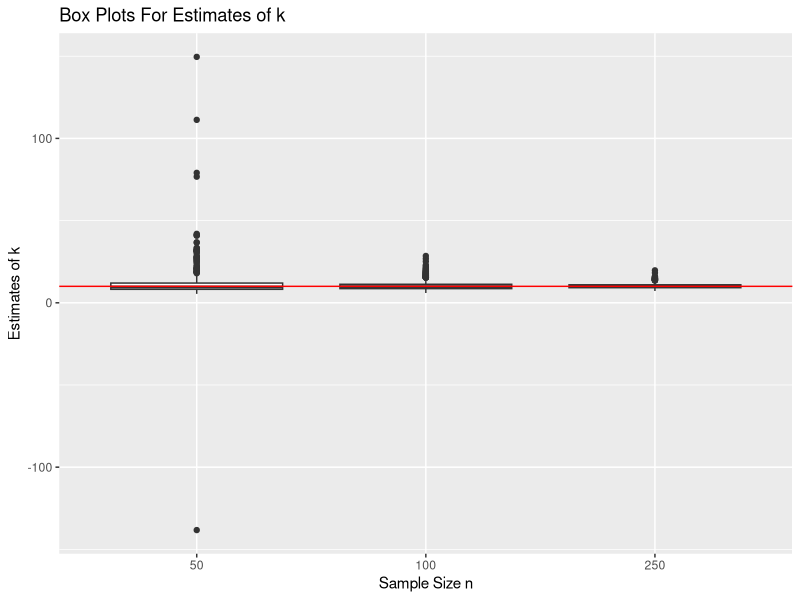
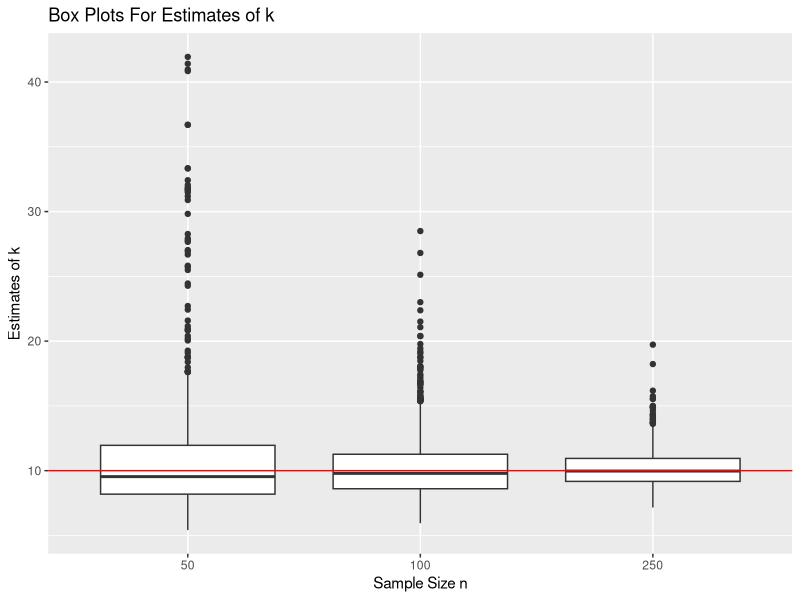
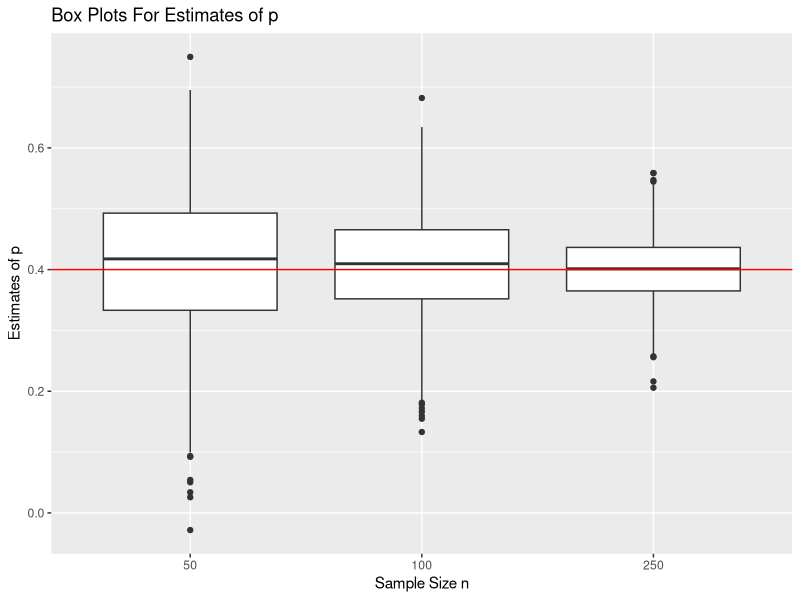

The R source for these figures, in order:
## ---- chunk 1
knitr::opts_chunk$set(echo = TRUE)
## ---- chunk 2
n=50 #50 observations in the sample
srand= rbinom(50,10,0.4) #generate the random sample
## ---- chunk 3
#The function takes in a sample vector.
estimates = function(sinput){
  n=length(srand) #size of sample
  smean=mean(sinput) #mean of sample
  sumdiff=sum((sinput-smean)^2) #The sum of the squared difference between the x values and the mean
 khat=(smean^2)/(smean-(1/n)*sumdiff) #estimate of k
 phat=smean/khat #estimate of p
 
return(c(khat,phat)) #To return estimates of k and p 
}
estimates(srand) #Test the function
## ---- chunk 4
N=1000 #1000 samples
n=50 #50 observations per sample
srand=rbinom(1000*50,10,0.4) #generate the random sample
#My steps for solving this problem are to place the random sample vector into
#a 50 by 1000 matrix. Ultimately, we can use the apply function to get values 
#from the columns. Each column represents a sample with 50 observations. There are
#1000 columns.
sampmatrix=matrix(srand,50,1000) 
#I used a function to find the sum of the squared difference between 
#the values and the column means.
#This function is utilized in the apply function for the columns.
sumdiff=function(values){
  valmeans=mean(values)
  sumdiffvals=sum((values-valmeans)^2) 
  return(sumdiffvals)
}

estimates2 = function(sampmatrix){
    smeans=apply(sampmatrix,2,mean)#mean of all 1000 samples
    sumdiffs=apply(sampmatrix,2,sumdiff) 
    #  sumdiffs is the sum of the squared difference between the x values and 
    #the mean for all columns
    khat=(smeans^2)/(smeans-(1/n)*sumdiffs) #estimates of k
    phat=smeans/khat #estimates of p
    return(cbind(khat,phat)) #To return estimates of k and p 
}
estimate.mat=estimates2(sampmatrix)
#Show the number of estimates and the first 10 outputs:
dim(estimate.mat)[1]
estimate.mat[1:10,]
## ---- chunk 5
#When n=100:
n=100
srand=rbinom(N*n,10,0.4) #Generate random values
sampmatrix2=matrix(srand,n,N) #Create the sample matrix
estimate.mat2=estimates2(sampmatrix2)
#Show the number of estimates and the first 10 outputs:
dim(estimate.mat2)[1]
estimate.mat2[1:10,]
#When n=250:
N=1000
n=250
srand=rbinom(N*n,10,0.4)
sampmatrix3=matrix(srand,n,N)
estimate.mat3=estimates2(sampmatrix3)
#Show the number of estimates and the first 10 outputs:
dim(estimate.mat3)[1]
estimate.mat3[1:10,]
## ---- chunk 6
#First, we start with n=50.
#To the find the bias, we should find the expected value of khat and subtract 
#the true value of khat.
#To find MSE, we add the bias squared and the variance of the estimator.
#For this problem, I will use a function to caluculate the bias and
#mean squared error for khat and phat. The function will take in the
#1000 by 2 matrix of estimates for k and p. 
#It will also return a 2 by 2 matrix with the estimated values.
Bias_MSE_funct=function(nummat){
avgkhat=mean(nummat[,1]) #Average of the khats(expectation)
biask=avgkhat-10 #Bias is the expected value minus the true value(10)
MSEk=biask^2+var(nummat[,1]) #MSE is equal to the sum of the bias squared and the variance of khat.
#For phat:
avgphat=mean(nummat[,2])
biasp=avgphat-0.4
MSEp=biasp^2+var(estimate.mat[,2])
results=matrix(c(biask,biasp,MSEk,MSEp),2,2, byrow=TRUE) #Create a 2 by 2 matrix with the estimates.
colnames(results)=c("khat","phat") #Label the rows and columns
rownames(results)=c("Bias" , "MSE")
return(results)
}
#First, we start with n=50
result=Bias_MSE_funct(estimate.mat)
result
#n=100
result2=Bias_MSE_funct(estimate.mat2)
result2
#n=250
result3=Bias_MSE_funct(estimate.mat3)
result3
## ---- chunk 7
library(ggplot2)
#First, we need to organize data so that ggplot can read it correctly
nvalues=c(50,100,250) 
combined_dat1=cbind(estimate.mat[,1],nvalues[1]) #Matrix with k values when n=50
combined_dat2=cbind(estimate.mat2[,1],nvalues[2])#Matrix with k values when n=100
combined_dat3=cbind(estimate.mat3[,1],nvalues[3])#Matrix with k values when n=250
boxplotdata=data.frame(rbind(combined_dat1,combined_dat2,combined_dat3))
#boxplotdata combines, by row, the k estimates and the associated n values.
colnames(boxplotdata)=c("k_estimates","values_n")
#Must change the values_n column to factor in order for ggplot to work properly
boxplotdata$values_n=as.factor(boxplotdata$values_n) 
#Full boxplot
ggplot(data = boxplotdata, mapping = aes(x=values_n,y=k_estimates))+ geom_boxplot() + geom_hline(yintercept=10, color="red")+ggtitle("Box Plots For Estimates of k") +labs(y= "Estimates of k", x = "Sample Size n")
## ---- chunk 8
#Filter the values so that we only have k estimates between 0 and 50
library(dplyr)
boxplotdatanew=filter(boxplotdata,boxplotdata$k_estimates>= 0 &boxplotdata$k_estimates<=50) 
#Generate the new boxplots:
ggplot(data = boxplotdatanew, mapping = aes(x=values_n,y=k_estimates))+ geom_boxplot() + geom_hline(yintercept=10, color="red")+ggtitle("Box Plots For Estimates of k") +labs(y= "Estimates of k", x = "Sample Size n")

## ---- chunk 9
#put all p estimates into one vector
Pvals=c(estimate.mat[,2],estimate.mat2[,2],estimate.mat3[,2]) 
#Then, we create a vector that contains the sample sizes
#The locations of n correspond to the correct p estimates
nvalues=c(rep(50,1000),rep(100,1000),rep(250,1000))
#Create data frame that combines the p estimates vector and sample size vector
Pdata=data.frame(cbind(Pvals,nvalues))
colnames(Pdata)=c("pvals","nvalues")
Pdata$nvalues=as.factor(Pdata$nvalues) #Change n column to factor for ggplot
ggplot(data = Pdata, mapping = aes(x=nvalues,y=pvals))+ geom_boxplot() + geom_hline(yintercept=0.4, color="red")+ggtitle("Box Plots For Estimates of p") +labs(y= "Estimates of p", x = "Sample Size n")
